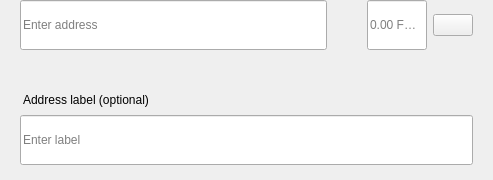
<?xml version="1.0" encoding="UTF-8"?>
<ui version="4.0">
 <class>SendMultiRow</class>
 <widget class="QWidget" name="SendMultiRow">
  <property name="geometry">
   <rect>
    <x>0</x>
    <y>0</y>
    <width>493</width>
    <height>180</height>
   </rect>
  </property>
  <property name="minimumSize">
   <size>
    <width>0</width>
    <height>0</height>
   </size>
  </property>
  <property name="maximumSize">
   <size>
    <width>16777215</width>
    <height>16777215</height>
   </size>
  </property>
  <property name="windowTitle">
   <string>Form</string>
  </property>
  <layout class="QVBoxLayout" name="verticalLayout_3">
   <property name="spacing">
    <number>0</number>
   </property>
   <property name="leftMargin">
    <number>0</number>
   </property>
   <property name="topMargin">
    <number>0</number>
   </property>
   <property name="rightMargin">
    <number>20</number>
   </property>
   <property name="bottomMargin">
    <number>5</number>
   </property>
   <item alignment="Qt::AlignTop">
    <widget class="QWidget" name="widget" native="true">
     <property name="sizePolicy">
      <sizepolicy hsizetype="Expanding" vsizetype="Maximum">
       <horstretch>0</horstretch>
       <verstretch>0</verstretch>
      </sizepolicy>
     </property>
     <property name="minimumSize">
      <size>
       <width>0</width>
       <height>60</height>
      </size>
     </property>
     <property name="maximumSize">
      <size>
       <width>16777215</width>
       <height>85</height>
      </size>
     </property>
     <layout class="QHBoxLayout" name="horizontalLayout" stretch="6,0,2">
      <property name="spacing">
       <number>0</number>
      </property>
      <property name="leftMargin">
       <number>8</number>
      </property>
      <property name="topMargin">
       <number>0</number>
      </property>
      <property name="rightMargin">
       <number>0</number>
      </property>
      <property name="bottomMargin">
       <number>0</number>
      </property>
      <item alignment="Qt::AlignTop">
       <widget class="QStackedWidget" name="stackedAddress">
        <property name="minimumSize">
         <size>
          <width>0</width>
          <height>50</height>
         </size>
        </property>
        <property name="maximumSize">
         <size>
          <width>16777215</width>
          <height>50</height>
         </size>
        </property>
        <widget class="QWidget" name="page_4">
         <property name="sizePolicy">
          <sizepolicy hsizetype="Expanding" vsizetype="Preferred">
           <horstretch>0</horstretch>
           <verstretch>0</verstretch>
          </sizepolicy>
         </property>
         <property name="minimumSize">
          <size>
           <width>0</width>
           <height>50</height>
          </size>
         </property>
         <property name="maximumSize">
          <size>
           <width>16777215</width>
           <height>55</height>
          </size>
         </property>
         <layout class="QVBoxLayout" name="verticalLayout_7">
          <property name="spacing">
           <number>0</number>
          </property>
          <property name="leftMargin">
           <number>12</number>
          </property>
          <property name="topMargin">
           <number>0</number>
          </property>
          <property name="rightMargin">
           <number>0</number>
          </property>
          <property name="bottomMargin">
           <number>0</number>
          </property>
          <item>
           <widget class="QLineEdit" name="lineEditAddress">
            <property name="minimumSize">
             <size>
              <width>0</width>
              <height>50</height>
             </size>
            </property>
            <property name="maximumSize">
             <size>
              <width>16777215</width>
              <height>50</height>
             </size>
            </property>
            <property name="placeholderText">
             <string>Enter address</string>
            </property>
           </widget>
          </item>
         </layout>
        </widget>
        <widget class="QWidget" name="page_3"/>
       </widget>
      </item>
      <item>
       <spacer name="horizontalSpacer_3">
        <property name="orientation">
         <enum>Qt::Horizontal</enum>
        </property>
        <property name="sizeType">
         <enum>QSizePolicy::Fixed</enum>
        </property>
        <property name="sizeHint" stdset="0">
         <size>
          <width>40</width>
          <height>20</height>
         </size>
        </property>
       </spacer>
      </item>
      <item>
       <layout class="QHBoxLayout" name="horizontalLayout_2">
        <property name="spacing">
         <number>6</number>
        </property>
        <item alignment="Qt::AlignTop">
         <widget class="QLineEdit" name="lineEditAmount">
          <property name="sizePolicy">
           <sizepolicy hsizetype="Expanding" vsizetype="Preferred">
            <horstretch>0</horstretch>
            <verstretch>0</verstretch>
           </sizepolicy>
          </property>
          <property name="minimumSize">
           <size>
            <width>0</width>
            <height>50</height>
           </size>
          </property>
          <property name="maximumSize">
           <size>
            <width>16777215</width>
            <height>50</height>
           </size>
          </property>
          <property name="maxLength">
           <number>17</number>
          </property>
          <property name="alignment">
           <set>Qt::AlignLeading|Qt::AlignLeft|Qt::AlignVCenter</set>
          </property>
          <property name="placeholderText">
           <string notr="true">0.00 FUCHA</string>
          </property>
         </widget>
        </item>
        <item>
         <layout class="QVBoxLayout" name="verticalLayout">
          <property name="topMargin">
           <number>14</number>
          </property>
          <property name="bottomMargin">
           <number>0</number>
          </property>
          <item alignment="Qt::AlignTop">
           <widget class="QPushButton" name="btnMenu">
            <property name="minimumSize">
             <size>
              <width>0</width>
              <height>0</height>
             </size>
            </property>
            <property name="maximumSize">
             <size>
              <width>16777215</width>
              <height>16777215</height>
             </size>
            </property>
            <property name="focusPolicy">
             <enum>Qt::NoFocus</enum>
            </property>
            <property name="text">
             <string/>
            </property>
           </widget>
          </item>
         </layout>
        </item>
       </layout>
      </item>
     </layout>
    </widget>
   </item>
   <item>
    <widget class="QWidget" name="layoutLabel" native="true">
     <property name="minimumSize">
      <size>
       <width>0</width>
       <height>0</height>
      </size>
     </property>
     <property name="maximumSize">
      <size>
       <width>16777215</width>
       <height>16777215</height>
      </size>
     </property>
     <layout class="QVBoxLayout" name="verticalLayout_9">
      <property name="spacing">
       <number>6</number>
      </property>
      <property name="leftMargin">
       <number>20</number>
      </property>
      <property name="topMargin">
       <number>0</number>
      </property>
      <property name="rightMargin">
       <number>0</number>
      </property>
      <property name="bottomMargin">
       <number>10</number>
      </property>
      <item>
       <spacer name="verticalSpacer">
        <property name="orientation">
         <enum>Qt::Vertical</enum>
        </property>
        <property name="sizeType">
         <enum>QSizePolicy::Fixed</enum>
        </property>
        <property name="sizeHint" stdset="0">
         <size>
          <width>20</width>
          <height>20</height>
         </size>
        </property>
       </spacer>
      </item>
      <item>
       <widget class="QLabel" name="labelSubtitleDescription">
        <property name="styleSheet">
         <string notr="true">margin-bottom:2px;
margin-left:0.05px;
padding:0px;</string>
        </property>
        <property name="text">
         <string>Address label (optional)</string>
        </property>
       </widget>
      </item>
      <item>
       <widget class="QLineEdit" name="lineEditDescription">
        <property name="minimumSize">
         <size>
          <width>0</width>
          <height>50</height>
         </size>
        </property>
        <property name="maximumSize">
         <size>
          <width>16777215</width>
          <height>50</height>
         </size>
        </property>
        <property name="placeholderText">
         <string>Enter label</string>
        </property>
       </widget>
      </item>
     </layout>
    </widget>
   </item>
  </layout>
 </widget>
 <resources/>
 <connections/>
</ui>
